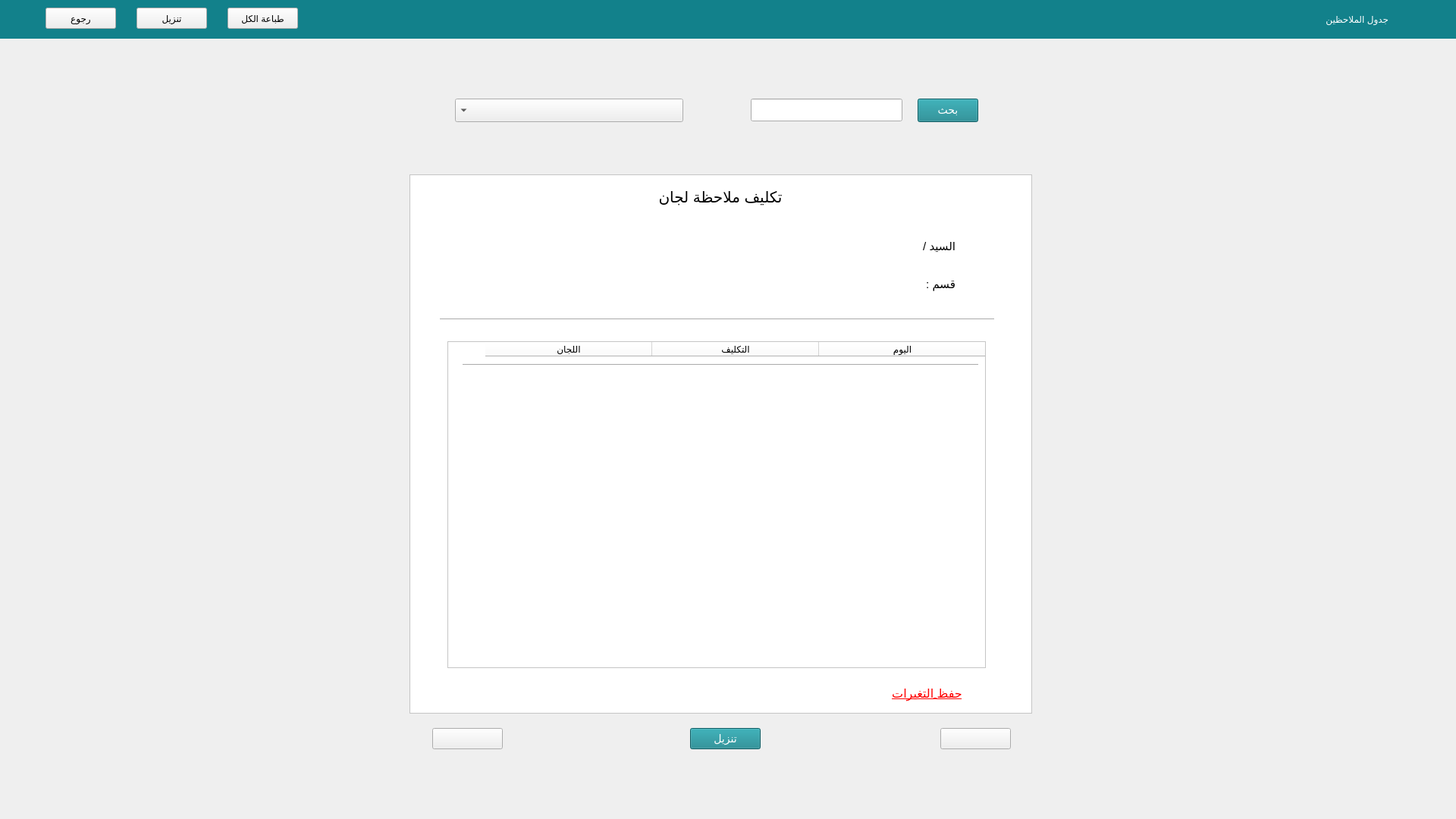
<?xml version="1.0" encoding="UTF-8"?>
<ui version="4.0">
 <class>Form</class>
 <widget class="QWidget" name="Form">
  <property name="geometry">
   <rect>
    <x>0</x>
    <y>0</y>
    <width>1920</width>
    <height>1080</height>
   </rect>
  </property>
  <property name="minimumSize">
   <size>
    <width>1920</width>
    <height>1080</height>
   </size>
  </property>
  <property name="maximumSize">
   <size>
    <width>1920</width>
    <height>1080</height>
   </size>
  </property>
  <property name="windowTitle">
   <string>Form</string>
  </property>
  <property name="layoutDirection">
   <enum>Qt::RightToLeft</enum>
  </property>
  <property name="styleSheet">
   <string notr="true"/>
  </property>
  <widget class="QComboBox" name="comboBox1">
   <property name="geometry">
    <rect>
     <x>600</x>
     <y>130</y>
     <width>301</width>
     <height>31</height>
    </rect>
   </property>
   <property name="cursor">
    <cursorShape>ClosedHandCursor</cursorShape>
   </property>
   <property name="layoutDirection">
    <enum>Qt::RightToLeft</enum>
   </property>
  </widget>
  <widget class="QLabel" name="label">
   <property name="geometry">
    <rect>
     <x>1590</x>
     <y>10</y>
     <width>241</width>
     <height>31</height>
    </rect>
   </property>
   <property name="styleSheet">
    <string notr="true">color: rgb(255, 255, 255);
background-color: rgb(18, 129, 139);
font: 20px &quot;MS Shell Dlg 2&quot; center
</string>
   </property>
   <property name="text">
    <string>جدول الملاحظين</string>
   </property>
  </widget>
  <widget class="QFrame" name="frame">
   <property name="geometry">
    <rect>
     <x>540</x>
     <y>230</y>
     <width>821</width>
     <height>711</height>
    </rect>
   </property>
   <property name="styleSheet">
    <string notr="true">background-color:white;</string>
   </property>
   <property name="frameShape">
    <enum>QFrame::StyledPanel</enum>
   </property>
   <property name="frameShadow">
    <enum>QFrame::Raised</enum>
   </property>
   <widget class="QLabel" name="label_3">
    <property name="geometry">
     <rect>
      <x>660</x>
      <y>80</y>
      <width>60</width>
      <height>30</height>
     </rect>
    </property>
    <property name="layoutDirection">
     <enum>Qt::RightToLeft</enum>
    </property>
    <property name="styleSheet">
     <string notr="true">font-size:15px;</string>
    </property>
    <property name="text">
     <string>السيد /</string>
    </property>
   </widget>
   <widget class="QLabel" name="label_4">
    <property name="geometry">
     <rect>
      <x>80</x>
      <y>80</y>
      <width>571</width>
      <height>30</height>
     </rect>
    </property>
    <property name="layoutDirection">
     <enum>Qt::RightToLeft</enum>
    </property>
    <property name="styleSheet">
     <string notr="true">font-size:15px;</string>
    </property>
    <property name="text">
     <string/>
    </property>
   </widget>
   <widget class="QLabel" name="label_5">
    <property name="geometry">
     <rect>
      <x>660</x>
      <y>130</y>
      <width>60</width>
      <height>30</height>
     </rect>
    </property>
    <property name="layoutDirection">
     <enum>Qt::RightToLeft</enum>
    </property>
    <property name="styleSheet">
     <string notr="true">font-size:15px;</string>
    </property>
    <property name="text">
     <string>قسم :</string>
    </property>
   </widget>
   <widget class="QLabel" name="label_6">
    <property name="geometry">
     <rect>
      <x>80</x>
      <y>130</y>
      <width>570</width>
      <height>30</height>
     </rect>
    </property>
    <property name="layoutDirection">
     <enum>Qt::RightToLeft</enum>
    </property>
    <property name="styleSheet">
     <string notr="true">font-size:15px;</string>
    </property>
    <property name="text">
     <string/>
    </property>
   </widget>
   <widget class="Line" name="line">
    <property name="geometry">
     <rect>
      <x>40</x>
      <y>190</y>
      <width>731</width>
      <height>3</height>
     </rect>
    </property>
    <property name="orientation">
     <enum>Qt::Horizontal</enum>
    </property>
   </widget>
   <widget class="QTableWidget" name="tableWidget">
    <property name="geometry">
     <rect>
      <x>50</x>
      <y>220</y>
      <width>710</width>
      <height>431</height>
     </rect>
    </property>
    <property name="layoutDirection">
     <enum>Qt::RightToLeft</enum>
    </property>
    <property name="autoScroll">
     <bool>true</bool>
    </property>
    <property name="autoScrollMargin">
     <number>10</number>
    </property>
    <property name="horizontalScrollMode">
     <enum>QAbstractItemView::ScrollPerPixel</enum>
    </property>
    <attribute name="horizontalHeaderDefaultSectionSize">
     <number>220</number>
    </attribute>
    <attribute name="verticalHeaderMinimumSectionSize">
     <number>50</number>
    </attribute>
    <column>
     <property name="text">
      <string>اليوم</string>
     </property>
    </column>
    <column>
     <property name="text">
      <string>التكليف</string>
     </property>
    </column>
    <column>
     <property name="text">
      <string>اللجان</string>
     </property>
    </column>
   </widget>
   <widget class="Line" name="line_2">
    <property name="geometry">
     <rect>
      <x>70</x>
      <y>250</y>
      <width>680</width>
      <height>3</height>
     </rect>
    </property>
    <property name="orientation">
     <enum>Qt::Horizontal</enum>
    </property>
   </widget>
   <widget class="QLabel" name="label_2">
    <property name="geometry">
     <rect>
      <x>60</x>
      <y>10</y>
      <width>700</width>
      <height>40</height>
     </rect>
    </property>
    <property name="layoutDirection">
     <enum>Qt::RightToLeft</enum>
    </property>
    <property name="styleSheet">
     <string notr="true">font-size:20px;</string>
    </property>
    <property name="text">
     <string>تكليف ملاحظة لجان</string>
    </property>
    <property name="alignment">
     <set>Qt::AlignCenter</set>
    </property>
   </widget>
   <widget class="QPushButton" name="changes">
    <property name="geometry">
     <rect>
      <x>612</x>
      <y>670</y>
      <width>141</width>
      <height>28</height>
     </rect>
    </property>
    <property name="styleSheet">
     <string notr="true">QPushButton{
border:none;color:red;font-size:16px;text-decoration: underline;
}
QPushButton:hover{
background-color:rgb(255, 77, 77);
font-size:17px;
border:1px solid red;
text-decoration:none;
color:white;
}

</string>
    </property>
    <property name="text">
     <string>حفظ التغيرات</string>
    </property>
   </widget>
  </widget>
  <widget class="QLineEdit" name="lineEdit">
   <property name="geometry">
    <rect>
     <x>990</x>
     <y>130</y>
     <width>200</width>
     <height>30</height>
    </rect>
   </property>
   <property name="toolTip">
    <string/>
   </property>
   <property name="inputMask">
    <string/>
   </property>
  </widget>
  <widget class="QPushButton" name="searchButton">
   <property name="geometry">
    <rect>
     <x>1210</x>
     <y>130</y>
     <width>80</width>
     <height>31</height>
    </rect>
   </property>
   <property name="cursor">
    <cursorShape>PointingHandCursor</cursorShape>
   </property>
   <property name="toolTip">
    <string/>
   </property>
   <property name="toolTipDuration">
    <number>-1</number>
   </property>
   <property name="styleSheet">
    <string notr="true">QPushButton{
background-color: rgb(18, 129, 139);font-size:14px;color:white;
}
QPushButton:hover{
background-color:rgb(23, 167, 181);
font-size:16px;
}</string>
   </property>
   <property name="text">
    <string>بحث</string>
   </property>
  </widget>
  <widget class="QLabel" name="label_7">
   <property name="geometry">
    <rect>
     <x>2600</x>
     <y>30</y>
     <width>41</width>
     <height>31</height>
    </rect>
   </property>
   <property name="styleSheet">
    <string notr="true">background-color: transparent;
</string>
   </property>
   <property name="text">
    <string/>
   </property>
   <property name="pixmap">
    <pixmap>../../../Downloads/table.png</pixmap>
   </property>
   <property name="scaledContents">
    <bool>true</bool>
   </property>
  </widget>
  <widget class="QLabel" name="label_8">
   <property name="geometry">
    <rect>
     <x>-330</x>
     <y>0</y>
     <width>2251</width>
     <height>51</height>
    </rect>
   </property>
   <property name="styleSheet">
    <string notr="true">background-color: rgb(18, 129, 139)</string>
   </property>
   <property name="text">
    <string/>
   </property>
  </widget>
  <widget class="QLabel" name="label_9">
   <property name="geometry">
    <rect>
     <x>1840</x>
     <y>10</y>
     <width>41</width>
     <height>31</height>
    </rect>
   </property>
   <property name="styleSheet">
    <string notr="true">background-color: transparent;
</string>
   </property>
   <property name="text">
    <string/>
   </property>
   <property name="pixmap">
    <pixmap>../../../Downloads/table.png</pixmap>
   </property>
   <property name="scaledContents">
    <bool>true</bool>
   </property>
  </widget>
  <widget class="QPushButton" name="next">
   <property name="geometry">
    <rect>
     <x>1240</x>
     <y>960</y>
     <width>93</width>
     <height>28</height>
    </rect>
   </property>
   <property name="cursor">
    <cursorShape>PointingHandCursor</cursorShape>
   </property>
   <property name="styleSheet">
    <string notr="true">QPushButton{
font-size:14px;
}
QPushButton:hover{
background-color:rgb(23, 167, 181);
font-size:16px;
}</string>
   </property>
   <property name="text">
    <string/>
   </property>
   <property name="icon">
    <iconset>
     <normaloff>icons/next.png</normaloff>icons/next.png</iconset>
   </property>
   <property name="shortcut">
    <string>Right</string>
   </property>
  </widget>
  <widget class="QPushButton" name="prev">
   <property name="geometry">
    <rect>
     <x>570</x>
     <y>960</y>
     <width>93</width>
     <height>28</height>
    </rect>
   </property>
   <property name="cursor">
    <cursorShape>PointingHandCursor</cursorShape>
   </property>
   <property name="styleSheet">
    <string notr="true">QPushButton{
font-size:14px;
}
QPushButton:hover{
background-color:rgb(23, 167, 181);
font-size:16px;
}</string>
   </property>
   <property name="text">
    <string/>
   </property>
   <property name="icon">
    <iconset>
     <normaloff>icons/prev.png</normaloff>icons/prev.png</iconset>
   </property>
   <property name="shortcut">
    <string>Left</string>
   </property>
  </widget>
  <widget class="QPushButton" name="back">
   <property name="geometry">
    <rect>
     <x>60</x>
     <y>10</y>
     <width>93</width>
     <height>28</height>
    </rect>
   </property>
   <property name="cursor">
    <cursorShape>PointingHandCursor</cursorShape>
   </property>
   <property name="text">
    <string>رجوع</string>
   </property>
  </widget>
  <widget class="QPushButton" name="download">
   <property name="geometry">
    <rect>
     <x>180</x>
     <y>10</y>
     <width>93</width>
     <height>28</height>
    </rect>
   </property>
   <property name="cursor">
    <cursorShape>PointingHandCursor</cursorShape>
   </property>
   <property name="text">
    <string>تنزيل</string>
   </property>
  </widget>
  <widget class="QPushButton" name="printone">
   <property name="geometry">
    <rect>
     <x>910</x>
     <y>960</y>
     <width>93</width>
     <height>28</height>
    </rect>
   </property>
   <property name="cursor">
    <cursorShape>PointingHandCursor</cursorShape>
   </property>
   <property name="styleSheet">
    <string notr="true">QPushButton{
background-color: rgb(18, 129, 139);font-size:14px;color:white;
}
QPushButton:hover{
background-color:rgb(23, 167, 181);
font-size:16px;
}</string>
   </property>
   <property name="text">
    <string>تنزيل</string>
   </property>
   <property name="shortcut">
    <string>Ctrl+S</string>
   </property>
  </widget>
  <widget class="QPushButton" name="print">
   <property name="geometry">
    <rect>
     <x>300</x>
     <y>10</y>
     <width>93</width>
     <height>28</height>
    </rect>
   </property>
   <property name="cursor">
    <cursorShape>PointingHandCursor</cursorShape>
   </property>
   <property name="styleSheet">
    <string notr="true"/>
   </property>
   <property name="text">
    <string>طباعة الكل</string>
   </property>
   <property name="shortcut">
    <string>Ctrl+P</string>
   </property>
  </widget>
  <zorder>label_8</zorder>
  <zorder>comboBox1</zorder>
  <zorder>label</zorder>
  <zorder>frame</zorder>
  <zorder>lineEdit</zorder>
  <zorder>searchButton</zorder>
  <zorder>label_7</zorder>
  <zorder>label_9</zorder>
  <zorder>next</zorder>
  <zorder>prev</zorder>
  <zorder>back</zorder>
  <zorder>download</zorder>
  <zorder>printone</zorder>
  <zorder>print</zorder>
 </widget>
 <resources/>
 <connections/>
</ui>
